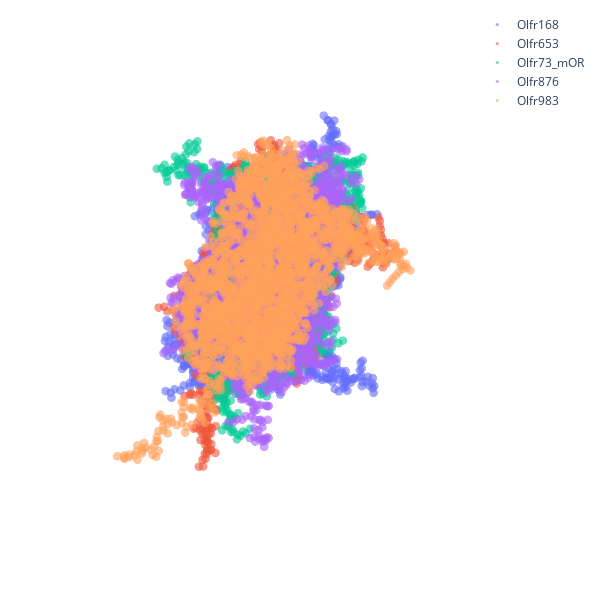

The code cell stored with this chart in its notebook:
### Code cell
rmsd.df_plot_all(data_df[data_df.models.isin(data_df['models'].unique()[:5])])

### Figure 1 — Plotly figure (JSON) as saved in the notebook; plotly's stock layout.template omitted (floating-point values rounded to 4 significant figures; data arrays with more than 128 entries replaced by an {"elided": "..."} marker saying what was removed)
{"data": [{"marker": {"opacity": 0.6, "size": 3}, "mode": "markers", "name": "Olfr168", "type": "scatter3d", "x": {"elided": "2494 float values"}, "y": {"elided": "2494 float values"}, "z": {"elided": "2494 float values"}}, {"marker": {"opacity": 0.6, "size": 3}, "mode": "markers", "name": "Olfr653", "type": "scatter3d", "x": {"elided": "2503 float values"}, "y": {"elided": "2503 float values"}, "z": {"elided": "2503 float values"}}, {"marker": {"opacity": 0.6, "size": 3}, "mode": "markers", "name": "Olfr73_mOR", "type": "scatter3d", "x": {"elided": "2463 float values"}, "y": {"elided": "2463 float values"}, "z": {"elided": "2463 float values"}}, {"marker": {"opacity": 0.6, "size": 3}, "mode": "markers", "name": "Olfr876", "type": "scatter3d", "x": {"elided": "2438 float values"}, "y": {"elided": "2438 float values"}, "z": {"elided": "2438 float values"}}, {"marker": {"opacity": 0.6, "size": 3}, "mode": "markers", "name": "Olfr983", "type": "scatter3d", "x": {"elided": "2461 float values"}, "y": {"elided": "2461 float values"}, "z": {"elided": "2461 float values"}}], "layout": {"height": 600, "margin": {"b": 10, "l": 10, "r": 10, "t": 10}, "scene": {"xaxis": {"showbackground": false, "visible": false}, "yaxis": {"showbackground": false, "visible": false}, "zaxis": {"showbackground": false, "visible": false}}, "width": 600}}
